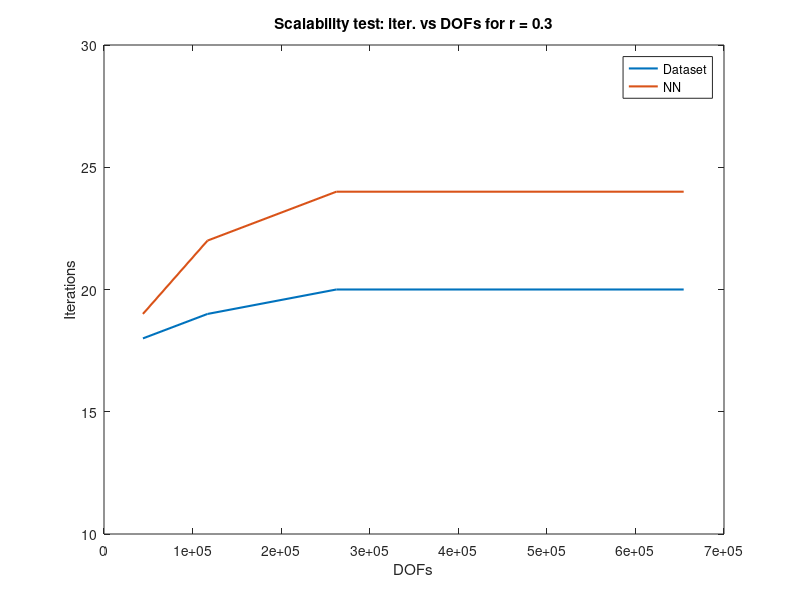
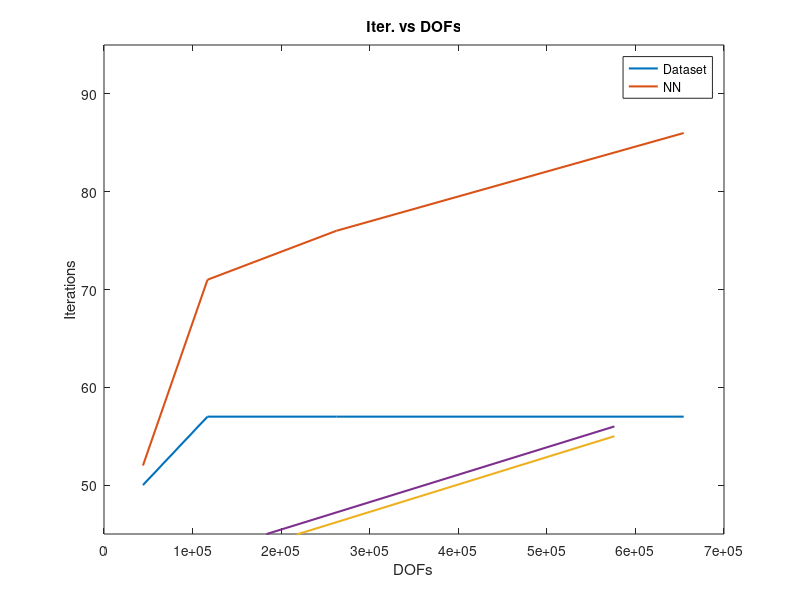
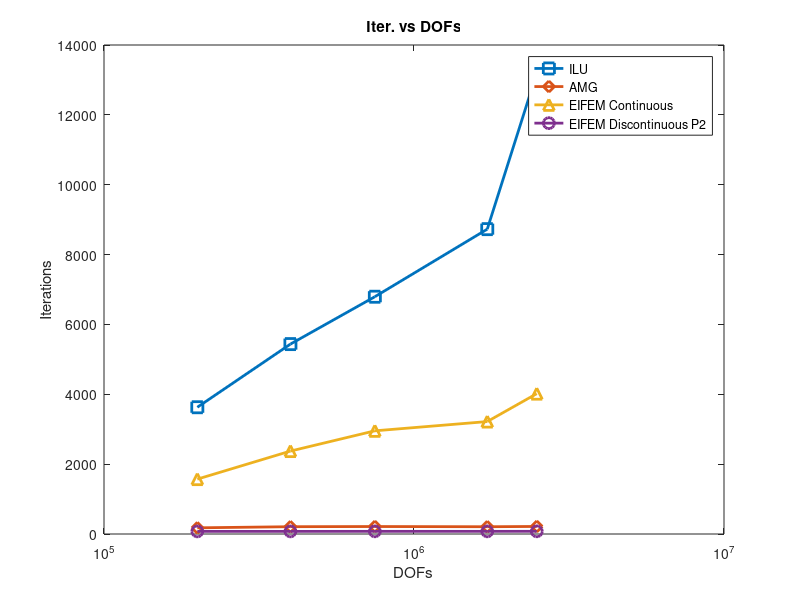

Write the MATLAB code that produced these figures, in order.
%% CIRCLE
pos= [543 498 433 315]

% SCALABILITY
dof = [43968, 116864, 262296, 654480];

DS_03 = [18, 19, 20, 20];
NN_03 = [19, 22, 24, 24];

DS_08 = [50, 57, 57, 57];
NN_08 = [52, 71, 76, 86];

figure
plot(dof,DS_03,'LineWidth',1.5);
hold on
plot(dof,NN_03,'LineWidth',1.5);
legend('Dataset', 'NN');
% set(gca, 'YScale', 'log')
title('Scalability test: iter. vs DOFs for r = 0.3');
xlabel('DOFs');
ylabel('Iterations');
ylim([10,30]);


figure
plot(dof,DS_08,'LineWidth',1.5);
hold on
plot(dof,NN_08,'LineWidth',1.5);
legend('Dataset', 'NN');
% set(gca, 'YScale', 'log')
title('Scalability test: iter. vs DOFs for r = 0.8');
xlabel('DOFs');
ylabel('Iterations');
ylim([45,95]);


% GENERALIZATION
dof = [10108, 24034, 43968, 101828, 183688, 576240];
DS= [13, 18, 24, 34, 44, 55];
NN= [13, 19, 24, 34, 45, 56];

plot(dof,DS,'LineWidth',1.5);
hold on
plot(dof,NN,'LineWidth',1.5);
legend('Dataset', 'NN');
% set(gca, 'YScale', 'log')
title('Iter. vs DOFs');
xlabel('DOFs');
ylabel('Iterations');

%% AUXETIC
DOFs = [200016 399376 747636 1723200 2488840];

iter_ILU = [3629 5437 6793 8728 13197];
iter_AMG = [177 209 214 208 216];
iter_EIFEM_C = [1571 2374 2954 3219 4018];
iter_EIFEM_D = [75 75 76 76 77];

figure;
plot(DOFs,iter_ILU,'-s','LineWidth',2,'MarkerSize',8); hold on;
plot(DOFs,iter_AMG,'-d','LineWidth',2,'MarkerSize',8);
plot(DOFs,iter_EIFEM_C,'-^','LineWidth',2,'MarkerSize',8);
plot(DOFs,iter_EIFEM_D,'-o','LineWidth',2,'MarkerSize',8);

legend('ILU','AMG','EIFEM Continuous','EIFEM Discontinuous P2');
title('Iter. vs DOFs');
xlabel('DOFs');
ylabel('Iterations');
% set(gca, 'YScale', 'log');
set(gca, 'XScale', 'log');
